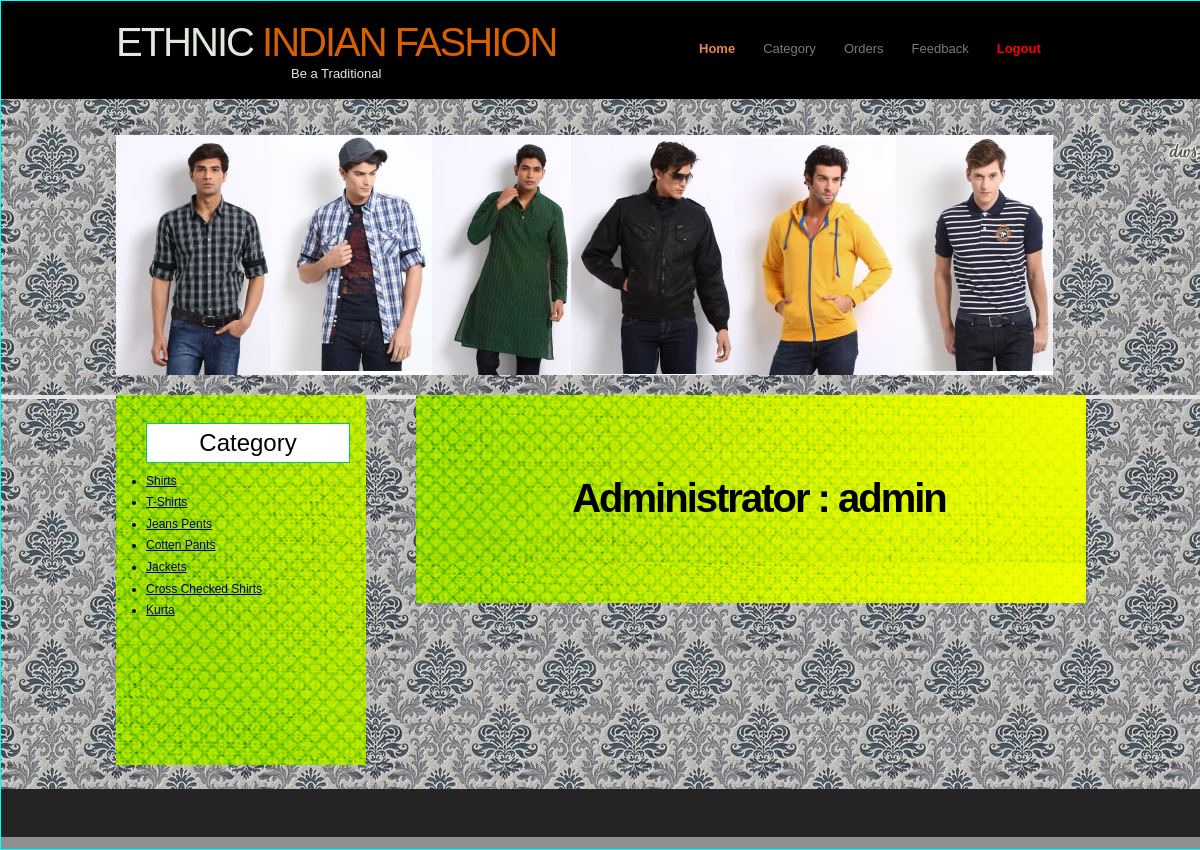
The page /admin_index.php (signed in) on the database its author committed.
### tables this page shows
CREATE TABLE IF NOT EXISTS `category_master` (
  `CategoryId` int(11) NOT NULL AUTO_INCREMENT,
  `CategoryName` varchar(20) NOT NULL,
  `Description` varchar(200) NOT NULL,
  `Image` varchar(100) NOT NULL,
  PRIMARY KEY (`CategoryId`)
);

### admin_index.php (the view, shortened to what this page needs)
<html>
<head>
<link href="style.css" rel="stylesheet" type="text/css" />
</head>
<body>
<div class="main">
  <div class="header">
    <div class="header_resize">
      <div class="logo">
   <h1><a href="admin_index.php">ETHNIC<span> INDIAN FASHION</span><small><center>Be a Traditional</center></small></a></h1>
      </div>
      <div class="menu_nav">
        <ul>
           <li class="active"><a href="admin_index.php">Home</a></li>
          <li><a href="add_catagory.php">Category</a></li>
          <li><a href="order.php">Orders</a></li>
          <li><a href="allfeed.php">Feedback</a></li>
          <li><a href="logout.php"><font color="#FF0000"><b>Logout</b></font></a></li>
        </ul>
      </div>
    </div>
  </div>
  <div class="content">
    <div class="content_resize">
      <div class="hbg"><a href="#" onMouseOut="MM_swapImgRestore()" onMouseOver="MM_swapImage('Image4','','img/101.png',1)"><img src="img/100.png" alt="Sorry" width="937" height="240" id="Image4" /></a></div>
      <div class="mainbar">
        <div class="article">
          <p>&nbsp;</p>
          <h1>Administrator : <?php echo $_SESSION['UserName'];?></h1>
        </div>
        <div class="article">
        </div>
      </div>
      <div class="sidebar">
        <div class="gadget">
          <h2 align="center" class="star">Category</h2>
          <div>
            <div id="right-col">
              <ul class="side">
                <?php
$con = mysql_connect("localhost","root");
$sql = "select * from Category_Master";
$result = mysql_query($sql,$con);
while($row = mysql_fetch_array($result))
{
$Id=$row['CategoryId'];
$CategoryName=$row['CategoryName'];
?>
                        <li> <a href="add_products.php?CategoryId=<?php echo $Id;?>"><?php echo $CategoryName;?></a></li>
       <?php
	}
?>
         </ul>
     </div>
        </div>
        <div class="gadget">
          <p>&nbsp;</p>
          <p>&nbsp;</p>
        </div>
      </div>
    </div>
  </div>
  <div class="fbg">
    <div class="fbg_resize">
    </div>
  </div>
  <div class="footer">
    <div class="footer_resize">
    </div>
  </div>
</div>
</body>
</html>

### style.css (style rules this page uses)
body { margin:0; padding:0; width:100%; font-family: Arial, Helvetica, sans-serif; font-size: 12px; font-style: normal; line-height: 1.8em; font-weight: lighter; font-variant: normal; position: absolute; height: auto; border: thin ridge #00FFFF; background-color: #8F8F8F; }
html, .main { padding:0; margin:0; background:#fbfbfb; }
.logo { height:98px; float:left; }
h1 { margin: 0; padding: 17px 0; color: #000000; font: bold 40px/1.2em Arial, Helvetica, sans-serif; letter-spacing: -2px; }
h1 a, h1 a:hover { color:#e1e9df; text-decoration:none; }
h1 span { color:#d76002; }
h1 small { display:block; padding:0; font:normal 13px/1.2em Arial, Helvetica, sans-serif; letter-spacing:normal; }
h2 { height: auto; width: auto; margin-top: 8px; margin-right: 0; margin-bottom: 8px; margin-left: 0; padding-top: 8px; padding-right: 0; padding-bottom: 8px; padding-left: 0; border: thin groove #00CC66; font-family: Arial, Helvetica, sans-serif; font-size: 24px; font-weight: lighter; font-style: normal; color: #000; background-color: #FFFFFF; }
p { margin: 8px 0; padding: 0 0 8px 0; font: normal 12px/1.8em Arial, Helvetica, sans-serif; color: #000; }
a { color:#000066; text-decoration:underline; font-weight: normal; }
.header, .content, .menu_nav, .fbg, .footer, form, ol, ol li, ul, .content .mainbar, .content .sidebar { margin: 0; padding: 0; font-size: 12px; font-weight: bold; font-family: Arial, Helvetica, sans-serif; }
.fbg_resize { margin:0 auto; padding:0 40px; width:890px; }
.header { height:98px; background-color: #000000; }
.header_resize { margin:0 auto; padding:0; width:970px; }
.hbg { width:970px; padding:20px 0; }
.menu_nav { margin:0; padding:25px 0 0 20px; float:right; width:400px; }
.menu_nav ul { list-style:none; }
.menu_nav ul li { margin:0; padding:0 2px 0 0; float:left; background:url(images/menu_line.gif) no-repeat right center; }
.menu_nav ul li a { display:block; margin:0; padding:12px 13px; color:#7b7a7a; text-decoration:none; font-size:13px; }
.menu_nav ul li.active a, .menu_nav ul li a:hover { font-weight:bold; color:#e58a42; }
.content { margin-bottom:12px; background-color: #F0F0F0; background-image: url(images/18516-vintage-pattern-1280x800-abstract-wallpaper.jpg); }
.content_resize { margin:0 auto; padding:16px 0 0; width:970px; }
.mainbar { margin:0; padding:0; float:right; width:670px; }
.mainbar .article { margin: 0; padding: 16px 24px 24px 40px; text-align: center; font-size: 12px; font-family: "Segoe UI", "Microsoft Sans Serif"; background-image: url(images/10447-green-fabric-1366x768-abstract-wallpaper.png); }
.sidebar { padding:0; float:left; width:250px; background:#f7f7f7; background-image: url(images/10447-green-fabric-1366x768-abstract-wallpaper.png); }
.sidebar .gadget { margin: 0; padding: 20px 16px 20px 30px; font-weight: bold; }
.fbg { border-top:4px solid #e4e4e4; }
.fbg_resize { padding:24px 40px; alignment-adjust:middle; }
.footer { color:#959595; background-color:#242424; }
.footer_resize { margin:0 auto; padding:24px 40px; width:890px; }

### rows shown on the page
category_master: CategoryName "Shirts"
category_master: CategoryName "T-Shirts"
category_master: CategoryName "Jeans Pents"
category_master: CategoryName "Cotten Pants"
category_master: CategoryName "Jackets"
category_master: CategoryName "Cross Checked Shirts"
category_master: CategoryName "Kurta"

### other values the page prints
$_SESSION['UserName'] "admin"
